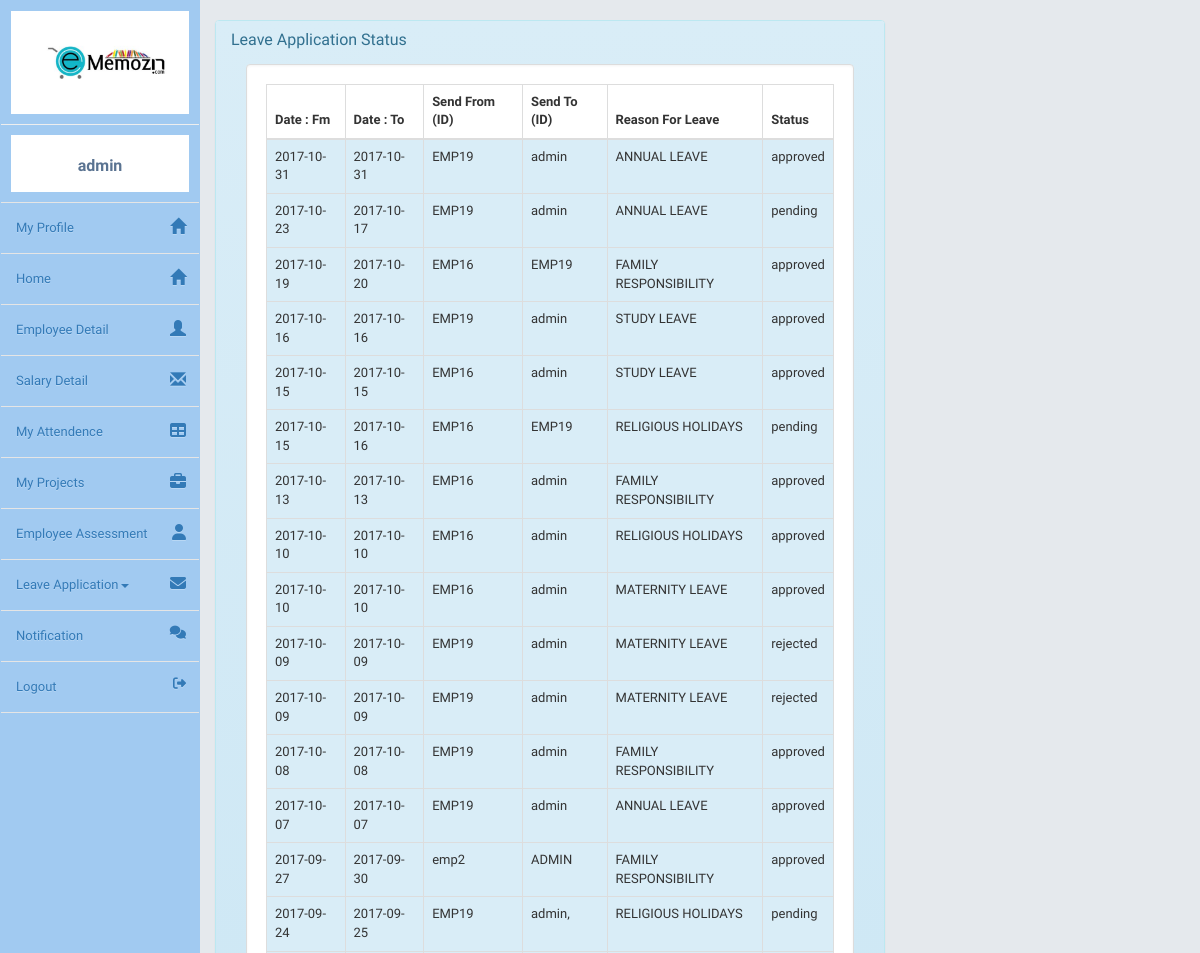
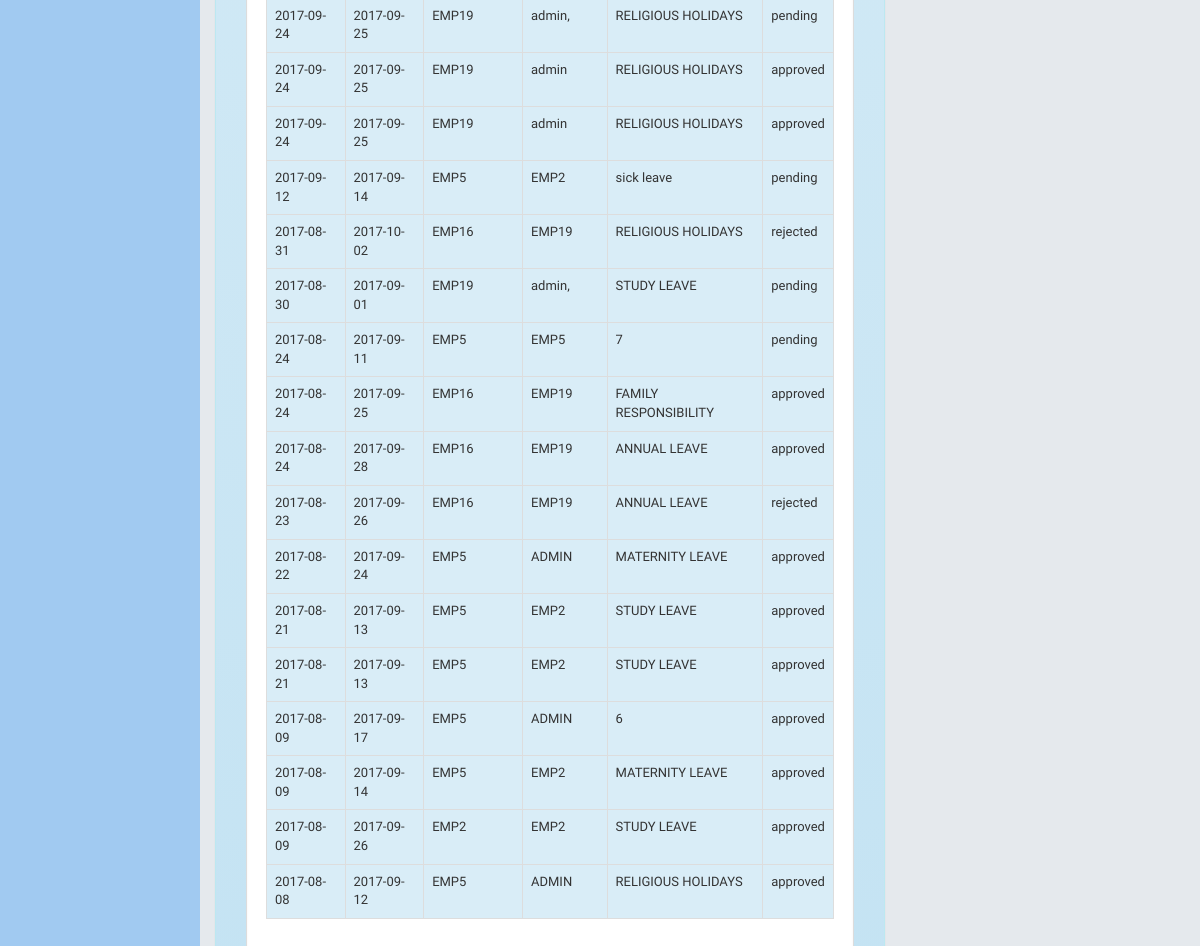
The page /scripts/LeaveStatusSADM.php (signed in) on the database its author committed (2 pictures, top to bottom).
### tables this page shows
CREATE TABLE `leave` (
  `applicant` varchar(20) NOT NULL,
  `leave_from` date NOT NULL,
  `leave_to` date NOT NULL,
  `type` varchar(50) NOT NULL,
  `reason` text NOT NULL,
  `send_to` varchar(10) NOT NULL,
  `status` int(10) NOT NULL
);

### scripts/LeaveStatusSADM.php (the view, shortened to what this page needs)
<?php
include 'head_info.php';
include  'sidebar.php';
?>
<head>
</head>
<div class="col-4 col-4 col-6 col-lg-7 col-sm-offset-0 col-sm-offset-0 col-md-offset-2 col-lg-offset-2 toppad" >
    <div class="panel panel-info">
        <div class="panel-heading">
            <h3 class="panel-title">Leave Application Status</h3>
            <div class="panel-body">
                <form class="well form-horizontal" action="" method="post"  id="" style="background-color:#FFFFFF;">
                    <fieldset style="background-color:#FFFFFF;">
                        <table class="table table-striped table-bordered table-list">
                            <thead>
                            <tr>
                                <th>Date : Fm</th>
                                <th>Date : To</th>
                                <th>Send From (ID)</th>
                                <th>Send To (ID)</th>
                                <th>Reason For Leave </th>
                                <th>Status</th>
                            </tr>
                            </thead>
                            <tbody>
   <?php
    $sql="SELECT * FROM `leave` ORDER BY `leave_from` DESC";
    $r=mysqli_query($c,$sql);
while($row= mysqli_fetch_array($r))
{
     if ($row['status']==0)
     {
         $leave='pending';
     }
      if ($row['status']==1)
     {
         $leave='approved';
     }
      if ($row['status']==-1)
     {
         $leave='rejected';
     }
  echo '
                <tr class="info">
                    <td>'.$row['leave_from'].'</td>
                    <td>'.$row['leave_to'].'</td>
                    <td>'.$row['applicant'].'</td>
                        <td>'.$row['send_to'].'</td>
                    <td>'.$row['type'].'</td>
                    <td>'.$leave.'</td>
                </tr>';
}

### scripts/head_info.php (style rules this page uses)
.well { background:#FFFFFF; }
.toppad { margin-top:20px; }

### rows shown on the page
leave: leave_from "2017-10-31", leave_to "2017-10-31", applicant "EMP19", send_to "admin", type "ANNUAL LEAVE", status "approved"
leave: leave_from "2017-10-23", leave_to "2017-10-17", applicant "EMP19", send_to "admin", type "ANNUAL LEAVE", status "pending"
leave: leave_from "2017-10-19", leave_to "2017-10-20", applicant "EMP16", send_to "EMP19", type "FAMILY RESPONSIBILITY", status "approved"
leave: leave_from "2017-10-16", leave_to "2017-10-16", applicant "EMP19", send_to "admin", type "STUDY LEAVE", status "approved"
leave: leave_from "2017-10-15", leave_to "2017-10-15", applicant "EMP16", send_to "admin", type "STUDY LEAVE", status "approved"
leave: leave_from "2017-10-15", leave_to "2017-10-16", applicant "EMP16", send_to "EMP19", type "RELIGIOUS HOLIDAYS", status "pending"
leave: leave_from "2017-10-13", leave_to "2017-10-13", applicant "EMP16", send_to "admin", type "FAMILY RESPONSIBILITY", status "approved"
leave: leave_from "2017-10-10", leave_to "2017-10-10", applicant "EMP16", send_to "admin", type "RELIGIOUS HOLIDAYS", status "approved"
leave: leave_from "2017-10-10", leave_to "2017-10-10", applicant "EMP16", send_to "admin", type "MATERNITY LEAVE", status "approved"
leave: leave_from "2017-10-09", leave_to "2017-10-09", applicant "EMP19", send_to "admin", type "MATERNITY LEAVE", status "rejected"
leave: leave_from "2017-10-09", leave_to "2017-10-09", applicant "EMP19", send_to "admin", type "MATERNITY LEAVE", status "rejected"
leave: leave_from "2017-10-08", leave_to "2017-10-08", applicant "EMP19", send_to "admin", type "FAMILY RESPONSIBILITY", status "approved"
leave: leave_from "2017-10-07", leave_to "2017-10-07", applicant "EMP19", send_to "admin", type "ANNUAL LEAVE", status "approved"
leave: leave_from "2017-09-27", leave_to "2017-09-30", applicant "emp2", send_to "ADMIN", type "FAMILY RESPONSIBILITY", status "approved"
leave: leave_from "2017-09-24", leave_to "2017-09-25", applicant "EMP19", send_to "admin,", type "RELIGIOUS HOLIDAYS", status "pending"
leave: leave_from "2017-09-24", leave_to "2017-09-25", applicant "EMP19", send_to "admin,", type "RELIGIOUS HOLIDAYS", status "pending"
leave: leave_from "2017-09-24", leave_to "2017-09-25", applicant "EMP19", send_to "admin", type "RELIGIOUS HOLIDAYS", status "approved"
leave: leave_from "2017-09-24", leave_to "2017-09-25", applicant "EMP19", send_to "admin", type "RELIGIOUS HOLIDAYS", status "approved"
leave: leave_from "2017-09-12", leave_to "2017-09-14", applicant "EMP5", send_to "EMP2", type "sick leave", status "pending"
leave: leave_from "2017-08-31", leave_to "2017-10-02", applicant "EMP16", send_to "EMP19", type "RELIGIOUS HOLIDAYS", status "rejected"
leave: leave_from "2017-08-30", leave_to "2017-09-01", applicant "EMP19", send_to "admin,", type "STUDY LEAVE", status "pending"
leave: leave_from "2017-08-24", leave_to "2017-09-11", applicant "EMP5", send_to "EMP5", type "7", status "pending"
leave: leave_from "2017-08-24", leave_to "2017-09-25", applicant "EMP16", send_to "EMP19", type "FAMILY RESPONSIBILITY", status "approved"
leave: leave_from "2017-08-24", leave_to "2017-09-28", applicant "EMP16", send_to "EMP19", type "ANNUAL LEAVE", status "approved"
leave: leave_from "2017-08-23", leave_to "2017-09-26", applicant "EMP16", send_to "EMP19", type "ANNUAL LEAVE", status "rejected"
leave: leave_from "2017-08-22", leave_to "2017-09-24", applicant "EMP5", send_to "ADMIN", type "MATERNITY LEAVE", status "approved"
leave: leave_from "2017-08-21", leave_to "2017-09-13", applicant "EMP5", send_to "EMP2", type "STUDY LEAVE", status "approved"
leave: leave_from "2017-08-21", leave_to "2017-09-13", applicant "EMP5", send_to "EMP2", type "STUDY LEAVE", status "approved"
leave: leave_from "2017-08-09", leave_to "2017-09-17", applicant "EMP5", send_to "ADMIN", type "6", status "approved"
leave: leave_from "2017-08-09", leave_to "2017-09-14", applicant "EMP5", send_to "EMP2", type "MATERNITY LEAVE", status "approved"
leave: leave_from "2017-08-09", leave_to "2017-09-26", applicant "EMP2", send_to "EMP2", type "STUDY LEAVE", status "approved"
leave: leave_from "2017-08-08", leave_to "2017-09-12", applicant "EMP5", send_to "ADMIN", type "RELIGIOUS HOLIDAYS", status "approved"

### other values the page prints
$_SESSION['uid'] "admin"
